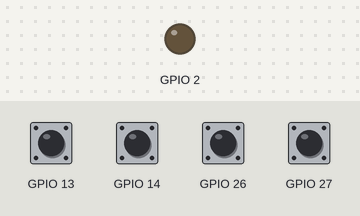
A sketch run on a simulated ESP32. Shown: output pins drawn as LEDs (lit = HIGH). The test bench sets the inputs (shaded band); at power-on: GPIO 13, GPIO 14, GPIO 26, GPIO 27 HIGH. WiFi joins after 1.5 s; servers stay silent unless stated; random numbers use the default seed unless the sketch sets one; no MQTT or app messages arrive unless stated; what the sketch prints to the serial monitor is not drawn.

Above: at 0.1 s.
At 1.6 s:
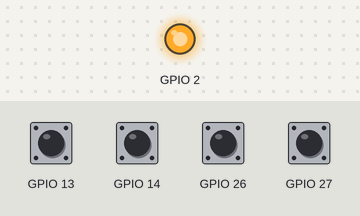
Timing chart, 0 to 3.1 s (numbered marks = the images above):
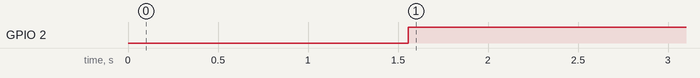

Measured:
- by itself, GPIO 2: LOW → HIGH at 1.6 s

The sketch:

Aula16_MQTT_Send.ino
```cpp
// Bibliotecas
#include <WiFi.h>          // Conexão com WiFi
#include <PubSubClient.h>  // Conexão com Broker

// Credenciais para acesso ao WiFi e Broker MQTT
const char* ssid = "XXXX";
const char* password = "XXXX";
const char* mqtt_server = "192.168.0.127";

// Passa parâmetros do WiFi para o MQTT e vice-versa
WiFiClient Andre_IoT;
PubSubClient client(Andre_IoT);

//Variáveis para o ESP32 publicar no Broker
int valor;
bool flag01;
bool flag02;
bool flag03;
bool flag04;
unsigned long tempoAnterior = 0;

// Função somente para conexão com WiFi
void setup_wifi() {

  Serial.print("Connectando na rede: ");
  Serial.println(ssid);
  WiFi.begin(ssid, password);

  while (WiFi.status() != WL_CONNECTED) {
    delay(500);
    Serial.print(".");
  }

  Serial.println("WiFi connectado");
  Serial.print("Endereco IP: ");
  Serial.println(WiFi.localIP());
  Serial.print("Endereco MAC: ");
  Serial.println(WiFi.macAddress());
}

// Função para conexão com MQTT
void reconnect() {
  while (!client.connected()) {
    Serial.println("Tentando conexão com MQTT...");

    if (client.connect("Andre_IoT")) {
      Serial.println("Andre_IoT conectado ao Broker.");
    } else {
      Serial.println("Falha de conexão. Tentando reconectar.");
      delay(5000);
    }
  }
}

void setup() {
  Serial.begin(115200);
  setup_wifi();
  client.setServer(mqtt_server, 1883);
  pinMode(2, OUTPUT);
  pinMode(26, INPUT);
  pinMode(27, INPUT);
  pinMode(13, INPUT);
  pinMode(14, INPUT);
}

void conexao() {
  if (WiFi.status() == WL_CONNECTED) {
    digitalWrite(2, HIGH);
  } else {
    digitalWrite(2, LOW);
  }
}

void randomico() {
  valor = random(0, 100);
  if ((millis() - tempoAnterior) > 1000) {
    tempoAnterior = millis();
    client.publish("NUMERO", String(valor).c_str());
  }
}


void digital() {

  if (digitalRead(26) == LOW && flag01 == 0) {
    client.publish("DIGITAL01", String("Ativado1").c_str());
    flag01 = 1;
  }
  if (digitalRead(26) == HIGH && flag01 == 1) {
    client.publish("DIGITAL01", String("Desativado1").c_str());
    flag01 = 0;
  }

  if (digitalRead(27) == LOW && flag02 == 0) {
    client.publish("DIGITAL02", String("Ativado2").c_str());
    flag02 = 1;
  }
  if (digitalRead(27) == HIGH && flag02 == 1) {
    client.publish("DIGITAL02", String("Desativado2").c_str());
    flag02 = 0;
  }
  if (digitalRead(13) == LOW && flag03 == 0) {
    client.publish("DIGITAL03", String("Ativado3").c_str());
    flag03 = 1;
  }
  if (digitalRead(13) == HIGH && flag03 == 1) {
    client.publish("DIGITAL03", String("Desativado3").c_str());
    flag03 = 0;
  }

  if (digitalRead(14) == LOW && flag04 == 0) {
    client.publish("DIGITAL04", String("Ativado4").c_str());
    flag04 = 1;
  }
  if (digitalRead(14) == HIGH && flag04 == 1) {
    client.publish("DIGITAL04", String("Desativado4").c_str());
    flag04 = 0;
  }
}

void loop() {
  reconnect();
  conexao();
  randomico();
  digital();
}
```
